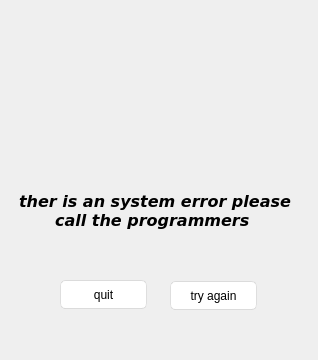
<?xml version="1.0" encoding="UTF-8"?>
<ui version="4.0">
 <class>Form</class>
 <widget class="QWidget" name="Form">
  <property name="geometry">
   <rect>
    <x>0</x>
    <y>0</y>
    <width>318</width>
    <height>360</height>
   </rect>
  </property>
  <property name="minimumSize">
   <size>
    <width>318</width>
    <height>360</height>
   </size>
  </property>
  <property name="maximumSize">
   <size>
    <width>318</width>
    <height>360</height>
   </size>
  </property>
  <property name="windowTitle">
   <string>Form</string>
  </property>
  <property name="styleSheet">
   <string notr="true">/*
Aqua Style Sheet for QT Applications
Author: Jaime A. Quiroga P.
Company: GTRONICK
Last updated: 22/01/2019, 07:55.
Available at: https://github.com/GTRONICK/QSS/blob/master/Aqua.qss
*/
QMainWindow {
	background-color:#ececec;
}
QTextEdit {
	border-width: 1px;
	border-style: solid;
	border-color: qlineargradient(spread:pad, x1:0.5, y1:1, x2:0.5, y2:0, stop:0 rgba(0, 113, 255, 255), stop:1 rgba(91, 171, 252, 255));
}
QPlainTextEdit {
	border-width: 1px;
	border-style: solid;
	border-color: qlineargradient(spread:pad, x1:0.5, y1:1, x2:0.5, y2:0, stop:0 rgba(0, 113, 255, 255), stop:1 rgba(91, 171, 252, 255));
}
QToolButton {
	border-style: solid;
	border-top-color: qlineargradient(spread:pad, x1:0.5, y1:1, x2:0.5, y2:0, stop:0 rgb(215, 215, 215), stop:1 rgb(222, 222, 222));
	border-right-color: qlineargradient(spread:pad, x1:0, y1:0.5, x2:1, y2:0.5, stop:0 rgb(217, 217, 217), stop:1 rgb(227, 227, 227));
	border-left-color: qlineargradient(spread:pad, x1:0, y1:0.5, x2:1, y2:0.5, stop:0 rgb(227, 227, 227), stop:1 rgb(217, 217, 217));
	border-bottom-color: qlineargradient(spread:pad, x1:0.5, y1:1, x2:0.5, y2:0, stop:0 rgb(215, 215, 215), stop:1 rgb(222, 222, 222));
	border-width: 1px;
	border-radius: 5px;
	color: rgb(0,0,0);
	padding: 2px;
	background-color: rgb(255,255,255);
}
QToolButton:hover{
	border-style: solid;
	border-top-color: qlineargradient(spread:pad, x1:0.5, y1:1, x2:0.5, y2:0, stop:0 rgb(195, 195, 195), stop:1 rgb(222, 222, 222));
	border-right-color: qlineargradient(spread:pad, x1:0, y1:0.5, x2:1, y2:0.5, stop:0 rgb(197, 197, 197), stop:1 rgb(227, 227, 227));
	border-left-color: qlineargradient(spread:pad, x1:0, y1:0.5, x2:1, y2:0.5, stop:0 rgb(227, 227, 227), stop:1 rgb(197, 197, 197));
	border-bottom-color: qlineargradient(spread:pad, x1:0.5, y1:1, x2:0.5, y2:0, stop:0 rgb(195, 195, 195), stop:1 rgb(222, 222, 222));
	border-width: 1px;
	border-radius: 5px;
	color: rgb(0,0,0);
	padding: 2px;
	background-color: rgb(255,255,255);
}
QToolButton:pressed{
	border-style: solid;
	border-top-color: qlineargradient(spread:pad, x1:0.5, y1:1, x2:0.5, y2:0, stop:0 rgb(215, 215, 215), stop:1 rgb(222, 222, 222));
	border-right-color: qlineargradient(spread:pad, x1:0, y1:0.5, x2:1, y2:0.5, stop:0 rgb(217, 217, 217), stop:1 rgb(227, 227, 227));
	border-left-color: qlineargradient(spread:pad, x1:0, y1:0.5, x2:1, y2:0.5, stop:0 rgb(227, 227, 227), stop:1 rgb(217, 217, 217));
	border-bottom-color: qlineargradient(spread:pad, x1:0.5, y1:1, x2:0.5, y2:0, stop:0 rgb(215, 215, 215), stop:1 rgb(222, 222, 222));
	border-width: 1px;
	border-radius: 5px;
	color: rgb(0,0,0);
	padding: 2px;
	background-color: rgb(142,142,142);
}
QPushButton{
	border-style: solid;
	border-top-color: qlineargradient(spread:pad, x1:0.5, y1:1, x2:0.5, y2:0, stop:0 rgb(215, 215, 215), stop:1 rgb(222, 222, 222));
	border-right-color: qlineargradient(spread:pad, x1:0, y1:0.5, x2:1, y2:0.5, stop:0 rgb(217, 217, 217), stop:1 rgb(227, 227, 227));
	border-left-color: qlineargradient(spread:pad, x1:0, y1:0.5, x2:1, y2:0.5, stop:0 rgb(227, 227, 227), stop:1 rgb(217, 217, 217));
	border-bottom-color: qlineargradient(spread:pad, x1:0.5, y1:1, x2:0.5, y2:0, stop:0 rgb(215, 215, 215), stop:1 rgb(222, 222, 222));
	border-width: 1px;
	border-radius: 5px;
	color: rgb(0,0,0);
	padding: 2px;
	background-color: rgb(255,255,255);
}
QPushButton::default{
	border-style: solid;
	border-top-color: qlineargradient(spread:pad, x1:0.5, y1:1, x2:0.5, y2:0, stop:0 rgb(215, 215, 215), stop:1 rgb(222, 222, 222));
	border-right-color: qlineargradient(spread:pad, x1:0, y1:0.5, x2:1, y2:0.5, stop:0 rgb(217, 217, 217), stop:1 rgb(227, 227, 227));
	border-left-color: qlineargradient(spread:pad, x1:0, y1:0.5, x2:1, y2:0.5, stop:0 rgb(227, 227, 227), stop:1 rgb(217, 217, 217));
	border-bottom-color: qlineargradient(spread:pad, x1:0.5, y1:1, x2:0.5, y2:0, stop:0 rgb(215, 215, 215), stop:1 rgb(222, 222, 222));
	border-width: 1px;
	border-radius: 5px;
	color: rgb(0,0,0);
	padding: 2px;
	background-color: rgb(255,255,255);
}
QPushButton:hover{
	border-style: solid;
	border-top-color: qlineargradient(spread:pad, x1:0.5, y1:1, x2:0.5, y2:0, stop:0 rgb(195, 195, 195), stop:1 rgb(222, 222, 222));
	border-right-color: qlineargradient(spread:pad, x1:0, y1:0.5, x2:1, y2:0.5, stop:0 rgb(197, 197, 197), stop:1 rgb(227, 227, 227));
	border-left-color: qlineargradient(spread:pad, x1:0, y1:0.5, x2:1, y2:0.5, stop:0 rgb(227, 227, 227), stop:1 rgb(197, 197, 197));
	border-bottom-color: qlineargradient(spread:pad, x1:0.5, y1:1, x2:0.5, y2:0, stop:0 rgb(195, 195, 195), stop:1 rgb(222, 222, 222));
	border-width: 1px;
	border-radius: 5px;
	color: rgb(0,0,0);
	padding: 2px;
	/*background-color: rgb(255,255,255);*/
	background-color: qlineargradient(spread:pad, x1:0.5, y1:1, x2:0.5, y2:0, stop:0 rgba(0, 113, 255, 255), stop:1 rgba(91, 171, 252, 255));
}
QPushButton:pressed{
	border-style: solid;
	border-top-color: qlineargradient(spread:pad, x1:0.5, y1:1, x2:0.5, y2:0, stop:0 rgb(215, 215, 215), stop:1 rgb(222, 222, 222));
	border-right-color: qlineargradient(spread:pad, x1:0, y1:0.5, x2:1, y2:0.5, stop:0 rgb(217, 217, 217), stop:1 rgb(227, 227, 227));
	border-left-color: qlineargradient(spread:pad, x1:0, y1:0.5, x2:1, y2:0.5, stop:0 rgb(227, 227, 227), stop:1 rgb(217, 217, 217));
	border-bottom-color: qlineargradient(spread:pad, x1:0.5, y1:1, x2:0.5, y2:0, stop:0 rgb(215, 215, 215), stop:1 rgb(222, 222, 222));
	border-width: 1px;
	border-radius: 5px;
	color: rgb(0,0,0);
	padding: 2px;
	background-color: rgb(142,142,142);
}
QPushButton:disabled{
	border-style: solid;
	border-top-color: qlineargradient(spread:pad, x1:0.5, y1:1, x2:0.5, y2:0, stop:0 rgb(215, 215, 215), stop:1 rgb(222, 222, 222));
	border-right-color: qlineargradient(spread:pad, x1:0, y1:0.5, x2:1, y2:0.5, stop:0 rgb(217, 217, 217), stop:1 rgb(227, 227, 227));
	border-left-color: qlineargradient(spread:pad, x1:0, y1:0.5, x2:1, y2:0.5, stop:0 rgb(227, 227, 227), stop:1 rgb(217, 217, 217));
	border-bottom-color: qlineargradient(spread:pad, x1:0.5, y1:1, x2:0.5, y2:0, stop:0 rgb(215, 215, 215), stop:1 rgb(222, 222, 222));
	border-width: 1px;
	border-radius: 5px;
	color: #808086;
	padding: 2px;
	background-color: rgb(142,142,142);
}
QLineEdit {
	border-width: 1px; border-radius: 4px;
	border-style: solid;
	border-color: qlineargradient(spread:pad, x1:0.5, y1:1, x2:0.5, y2:0, stop:0 rgba(0, 113, 255, 255), stop:1 rgba(91, 171, 252, 255));
}
QLabel {
	color: #000000;
}
QLCDNumber {
	color: rgb(0, 113, 255, 255);
}
QProgressBar {
	text-align: center;
	color: rgb(240, 240, 240);
	border-width: 1px; 
	border-radius: 10px;
	border-color: rgb(230, 230, 230);
	border-style: solid;
	background-color:rgb(207,207,207);
}
QProgressBar::chunk {
	background-color: qlineargradient(spread:pad, x1:0.5, y1:1, x2:0.5, y2:0, stop:0 rgba(49, 147, 250, 255), stop:1 rgba(34, 142, 255, 255));
	border-radius: 10px;
}
QMenuBar {
	background-color: qlineargradient(spread:pad, x1:0.5, y1:1, x2:0.5, y2:0, stop:0 rgba(207, 209, 207, 255), stop:1 rgba(230, 229, 230, 255));
}
QMenuBar::item {
	color: #000000;
  	spacing: 3px;
  	padding: 1px 4px;
	background-color: qlineargradient(spread:pad, x1:0.5, y1:1, x2:0.5, y2:0, stop:0 rgba(207, 209, 207, 255), stop:1 rgba(230, 229, 230, 255));
}

QMenuBar::item:selected {
  	background-color: qlineargradient(spread:pad, x1:0.5, y1:1, x2:0.5, y2:0, stop:0 rgba(0, 113, 255, 255), stop:1 rgba(91, 171, 252, 255));
	color: #FFFFFF;
}
QMenu::item:selected {
	border-style: solid;
	border-top-color: transparent;
	border-right-color: transparent;
	border-left-color: qlineargradient(spread:pad, x1:0.5, y1:1, x2:0.5, y2:0, stop:0 rgba(0, 113, 255, 255), stop:1 rgba(91, 171, 252, 255));
	border-bottom-color: transparent;
	border-left-width: 2px;
	color: #000000;
	padding-left:15px;
	padding-top:4px;
	padding-bottom:4px;
	padding-right:7px;
}
QMenu::item {
	border-style: solid;
	border-top-color: transparent;
	border-right-color: transparent;
	border-left-color: transparent;
	border-bottom-color: transparent;
	border-bottom-width: 1px;
	color: #000000;
	padding-left:17px;
	padding-top:4px;
	padding-bottom:4px;
	padding-right:7px;
}
QTabWidget {
	color:rgb(0,0,0);
	background-color:#000000;
}
QTabWidget::pane {
		border-color: rgb(223,223,223);
		background-color:rgb(226,226,226);
		border-style: solid;
		border-width: 2px;
    	border-radius: 6px;
}
QTabBar::tab:first {
	border-style: solid;
	border-left-width:1px;
	border-right-width:0px;
	border-top-width:1px;
	border-bottom-width:1px;
	border-top-color: rgb(209,209,209);
	border-left-color: qlineargradient(spread:pad, x1:0.5, y1:1, x2:0.5, y2:0, stop:0 rgba(209, 209, 209, 209), stop:1 rgba(229, 229, 229, 229));
	border-bottom-color: rgb(229,229,229);
	border-top-left-radius: 4px;
	border-bottom-left-radius: 4px;
	color: #000000;
	padding: 3px;
	margin-left:0px;
	background-color: qlineargradient(spread:pad, x1:0.5, y1:1, x2:0.5, y2:0, stop:0 rgba(247, 247, 247, 255), stop:1 rgba(255, 255, 255, 255));
}
QTabBar::tab:last {
	border-style: solid;
	border-width:1px;
	border-top-color: rgb(209,209,209);
	border-left-color: qlineargradient(spread:pad, x1:0.5, y1:1, x2:0.5, y2:0, stop:0 rgba(209, 209, 209, 209), stop:1 rgba(229, 229, 229, 229));
	border-right-color: qlineargradient(spread:pad, x1:0.5, y1:1, x2:0.5, y2:0, stop:0 rgba(209, 209, 209, 209), stop:1 rgba(229, 229, 229, 229));
	border-bottom-color: rgb(229,229,229);
	border-top-right-radius: 4px;
	border-bottom-right-radius: 4px;
	color: #000000;
	padding: 3px;
	margin-left:0px;
	background-color: qlineargradient(spread:pad, x1:0.5, y1:1, x2:0.5, y2:0, stop:0 rgba(247, 247, 247, 255), stop:1 rgba(255, 255, 255, 255));
}
QTabBar::tab {
	border-style: solid;
	border-top-width:1px;
	border-bottom-width:1px;
	border-left-width:1px;
	border-top-color: rgb(209,209,209);
	border-left-color: qlineargradient(spread:pad, x1:0.5, y1:1, x2:0.5, y2:0, stop:0 rgba(209, 209, 209, 209), stop:1 rgba(229, 229, 229, 229));
	border-bottom-color: rgb(229,229,229);
	color: #000000;
	padding: 3px;
	margin-left:0px;
	background-color: qlineargradient(spread:pad, x1:0.5, y1:1, x2:0.5, y2:0, stop:0 rgba(247, 247, 247, 255), stop:1 rgba(255, 255, 255, 255));
}
QTabBar::tab:selected, QTabBar::tab:last:selected, QTabBar::tab:hover {
  	border-style: solid;
  	border-left-width:1px;
	border-right-color: transparent;
	border-top-color: rgb(209,209,209);
	border-left-color: qlineargradient(spread:pad, x1:0.5, y1:1, x2:0.5, y2:0, stop:0 rgba(209, 209, 209, 209), stop:1 rgba(229, 229, 229, 229));
	border-bottom-color: rgb(229,229,229);
	color: #FFFFFF;
	padding: 3px;
	margin-left:0px;
	background-color: qlineargradient(spread:pad, x1:0.5, y1:1, x2:0.5, y2:0, stop:0 rgba(0, 113, 255, 255), stop:1 rgba(91, 171, 252, 255));
}

QTabBar::tab:selected, QTabBar::tab:first:selected, QTabBar::tab:hover {
  	border-style: solid;
  	border-left-width:1px;
  	border-bottom-width:1px;
  	border-top-width:1px;
	border-right-color: transparent;
	border-top-color: rgb(209,209,209);
	border-left-color: qlineargradient(spread:pad, x1:0.5, y1:1, x2:0.5, y2:0, stop:0 rgba(209, 209, 209, 209), stop:1 rgba(229, 229, 229, 229));
	border-bottom-color: rgb(229,229,229);
	color: #FFFFFF;
	padding: 3px;
	margin-left:0px;
	background-color: qlineargradient(spread:pad, x1:0.5, y1:1, x2:0.5, y2:0, stop:0 rgba(0, 113, 255, 255), stop:1 rgba(91, 171, 252, 255));
}

QCheckBox {
	color: #000000;
	padding: 2px;
}
QCheckBox:disabled {
	color: #808086;
	padding: 2px;
}

QCheckBox:hover {
	border-radius:4px;
	border-style:solid;
	padding-left: 1px;
	padding-right: 1px;
	padding-bottom: 1px;
	padding-top: 1px;
	border-width:1px;
	border-color: transparent;
}
QCheckBox::indicator:checked {

	height: 10px;
	width: 10px;
	border-style:solid;
	border-width: 1px;
	border-color: qlineargradient(spread:pad, x1:0.5, y1:1, x2:0.5, y2:0, stop:0 rgba(0, 113, 255, 255), stop:1 rgba(91, 171, 252, 255));
	color: #000000;
	background-color: qlineargradient(spread:pad, x1:0.5, y1:1, x2:0.5, y2:0, stop:0 rgba(0, 113, 255, 255), stop:1 rgba(91, 171, 252, 255));
}
QCheckBox::indicator:unchecked {

	height: 10px;
	width: 10px;
	border-style:solid;
	border-width: 1px;
	border-color: qlineargradient(spread:pad, x1:0.5, y1:1, x2:0.5, y2:0, stop:0 rgba(0, 113, 255, 255), stop:1 rgba(91, 171, 252, 255));
	color: #000000;
}
QRadioButton {
	color: 000000;
	padding: 1px;
}
QRadioButton::indicator:checked {
	height: 10px;
	width: 10px;
	border-style:solid;
	border-radius:5px;
	border-width: 1px;
	border-color: qlineargradient(spread:pad, x1:0.5, y1:1, x2:0.5, y2:0, stop:0 rgba(0, 113, 255, 255), stop:1 rgba(91, 171, 252, 255));
	color: #a9b7c6;
	background-color: qlineargradient(spread:pad, x1:0.5, y1:1, x2:0.5, y2:0, stop:0 rgba(0, 113, 255, 255), stop:1 rgba(91, 171, 252, 255));
}
QRadioButton::indicator:!checked {
	height: 10px;
	width: 10px;
	border-style:solid;
	border-radius:5px;
	border-width: 1px;
	border-color: qlineargradient(spread:pad, x1:0.5, y1:1, x2:0.5, y2:0, stop:0 rgba(0, 113, 255, 255), stop:1 rgba(91, 171, 252, 255));
	color: #a9b7c6;
	background-color: transparent;
}
QStatusBar {
	color:#027f7f;
}
QSpinBox {
	border-style: solid;
	border-width: 1px;
	border-color: qlineargradient(spread:pad, x1:0.5, y1:1, x2:0.5, y2:0, stop:0 rgba(0, 113, 255, 255), stop:1 rgba(91, 171, 252, 255));
}
QDoubleSpinBox {
	border-style: solid;
	border-width: 1px;
	border-color: qlineargradient(spread:pad, x1:0.5, y1:1, x2:0.5, y2:0, stop:0 rgba(0, 113, 255, 255), stop:1 rgba(91, 171, 252, 255));
}
QTimeEdit {
	border-style: solid;
	border-width: 1px;
	border-color: qlineargradient(spread:pad, x1:0.5, y1:1, x2:0.5, y2:0, stop:0 rgba(0, 113, 255, 255), stop:1 rgba(91, 171, 252, 255));
}
QDateTimeEdit {
	border-style: solid;
	border-width: 1px;
	border-color: qlineargradient(spread:pad, x1:0.5, y1:1, x2:0.5, y2:0, stop:0 rgba(0, 113, 255, 255), stop:1 rgba(91, 171, 252, 255));
}
QDateEdit {
	border-style: solid;
	border-width: 1px;
	border-color: qlineargradient(spread:pad, x1:0.5, y1:1, x2:0.5, y2:0, stop:0 rgba(0, 113, 255, 255), stop:1 rgba(91, 171, 252, 255));
}

QToolBox {
	color: #a9b7c6;
	background-color:#000000;
}
QToolBox::tab {
	color: #a9b7c6;
	background-color:#000000;
}
QToolBox::tab:selected {
	color: #FFFFFF;
	background-color:#000000;
}
QScrollArea {
	color: #FFFFFF;
	background-color:#000000;
}
QSlider::groove:horizontal {
	height: 5px;
	background-color: qlineargradient(spread:pad, x1:0.5, y1:1, x2:0.5, y2:0, stop:0 rgba(49, 147, 250, 255), stop:1 rgba(34, 142, 255, 255));
}
QSlider::groove:vertical {
	width: 5px;
	background-color: qlineargradient(spread:pad, x1:0.5, y1:1, x2:0.5, y2:0, stop:0 rgba(49, 147, 250, 255), stop:1 rgba(34, 142, 255, 255));
}
QSlider::handle:horizontal {
	background: rgb(253,253,253);
	border-style: solid;
	border-width: 1px;
	border-color: rgb(207,207,207);
	width: 12px;
	margin: -5px 0;
	border-radius: 7px;
}
QSlider::handle:vertical {
	background: rgb(253,253,253);
	border-style: solid;
	border-width: 1px;
	border-color: rgb(207,207,207);
	height: 12px;
	margin: 0 -5px;
	border-radius: 7px;
}
QSlider::add-page:horizontal {
    background: rgb(181,181,181);
}
QSlider::add-page:vertical {
    background: rgb(181,181,181);
}
QSlider::sub-page:horizontal {
    background-color: qlineargradient(spread:pad, x1:0.5, y1:1, x2:0.5, y2:0, stop:0 rgba(49, 147, 250, 255), stop:1 rgba(34, 142, 255, 255));
}
QSlider::sub-page:vertical {
    background-color: qlineargradient(spread:pad, y1:0.5, x1:1, y2:0.5, x2:0, stop:0 rgba(49, 147, 250, 255), stop:1 rgba(34, 142, 255, 255));
}
QScrollBar:horizontal {
	max-height: 20px;
	border: 1px transparent grey;
	margin: 0px 20px 0px 20px;
}
QScrollBar:vertical {
	max-width: 20px;
	border: 1px transparent grey;
	margin: 20px 0px 20px 0px;
}
QScrollBar::handle:horizontal {
	background: rgb(253,253,253);
	border-style: solid;
	border-width: 1px;
	border-color: rgb(207,207,207);
	border-radius: 7px;
	min-width: 25px;
}
QScrollBar::handle:horizontal:hover {
	background: rgb(253,253,253);
	border-style: solid;
	border-width: 1px;
	border-color: rgb(147, 200, 200);
	border-radius: 7px;
	min-width: 25px;
}
QScrollBar::handle:vertical {
	background: rgb(253,253,253);
	border-style: solid;
	border-width: 1px;
	border-color: rgb(207,207,207);
	border-radius: 7px;
	min-height: 25px;
}
QScrollBar::handle:vertical:hover {
	background: rgb(253,253,253);
	border-style: solid;
	border-width: 1px;
	border-color: rgb(147, 200, 200);
	border-radius: 7px;
	min-height: 25px;
}
QScrollBar::add-line:horizontal {
   border: 2px transparent grey;
   border-top-right-radius: 7px;
   border-bottom-right-radius: 7px;
   background: rgba(34, 142, 255, 255);
   width: 20px;
   subcontrol-position: right;
   subcontrol-origin: margin;
}
QScrollBar::add-line:horizontal:pressed {
   border: 2px transparent grey;
   border-top-right-radius: 7px;
   border-bottom-right-radius: 7px;
   background: rgb(181,181,181);
   width: 20px;
   subcontrol-position: right;
   subcontrol-origin: margin;
}
QScrollBar::add-line:vertical {
   border: 2px transparent grey;
   border-bottom-left-radius: 7px;
   border-bottom-right-radius: 7px;
   background: rgba(34, 142, 255, 255);
   height: 20px;
   subcontrol-position: bottom;
   subcontrol-origin: margin;
}
QScrollBar::add-line:vertical:pressed {
   border: 2px transparent grey;
   border-bottom-left-radius: 7px;
   border-bottom-right-radius: 7px;
   background: rgb(181,181,181);
   height: 20px;
   subcontrol-position: bottom;
   subcontrol-origin: margin;
}
QScrollBar::sub-line:horizontal {
   border: 2px transparent grey;
   border-top-left-radius: 7px;
   border-bottom-left-radius: 7px;
   background: rgba(34, 142, 255, 255);
   width: 20px;
   subcontrol-position: left;
   subcontrol-origin: margin;
}
QScrollBar::sub-line:horizontal:pressed {
   border: 2px transparent grey;
   border-top-left-radius: 7px;
   border-bottom-left-radius: 7px;
   background: rgb(181,181,181);
   width: 20px;
   subcontrol-position: left;
   subcontrol-origin: margin;
}
QScrollBar::sub-line:vertical {
   border: 2px transparent grey;
   border-top-left-radius: 7px;
   border-top-right-radius: 7px;
   background: rgba(34, 142, 255, 255);
   height: 20px;
   subcontrol-position: top;
   subcontrol-origin: margin;
}
QScrollBar::sub-line:vertical:pressed {
   border: 2px transparent grey;
   border-top-left-radius: 7px;
   border-top-right-radius: 7px;
   background: rgb(181,181,181);
   height: 20px;
   subcontrol-position: top;
   subcontrol-origin: margin;
}
QScrollBar::left-arrow:horizontal {
   border: 1px transparent grey;
   border-top-left-radius: 3px;
   border-bottom-left-radius: 3px;
   width: 6px;
   height: 6px;
   background: white;
}
QScrollBar::right-arrow:horizontal {
   border: 1px transparent grey;
   border-top-right-radius: 3px;
   border-bottom-right-radius: 3px;
   width: 6px;
   height: 6px;
   background: white;
}
QScrollBar::up-arrow:vertical {
   border: 1px transparent grey;
   border-top-left-radius: 3px;
   border-top-right-radius: 3px;
   width: 6px;
   height: 6px;
   background: white;
}
QScrollBar::down-arrow:vertical {
   border: 1px transparent grey;
   border-bottom-left-radius: 3px;
   border-bottom-right-radius: 3px;
   width: 6px;
   height: 6px;
   background: white;
}
QScrollBar::add-page:horizontal, QScrollBar::sub-page:horizontal {
   background: none;
}
QScrollBar::add-page:vertical, QScrollBar::sub-page:vertical {
   background: none;
}</string>
  </property>
  <widget class="QPushButton" name="report">
   <property name="geometry">
    <rect>
     <x>170</x>
     <y>281</y>
     <width>87</width>
     <height>29</height>
    </rect>
   </property>
   <property name="text">
    <string>try again</string>
   </property>
  </widget>
  <widget class="QPushButton" name="exit_btn">
   <property name="geometry">
    <rect>
     <x>60</x>
     <y>280</y>
     <width>87</width>
     <height>29</height>
    </rect>
   </property>
   <property name="text">
    <string>quit</string>
   </property>
  </widget>
  <widget class="QLabel" name="label">
   <property name="geometry">
    <rect>
     <x>59</x>
     <y>30</y>
     <width>201</width>
     <height>141</height>
    </rect>
   </property>
   <property name="text">
    <string/>
   </property>
  </widget>
  <widget class="QLabel" name="label_2">
   <property name="geometry">
    <rect>
     <x>10</x>
     <y>170</y>
     <width>290</width>
     <height>81</height>
    </rect>
   </property>
   <property name="font">
    <font>
     <family>DejaVu Sans</family>
     <pointsize>12</pointsize>
     <weight>75</weight>
     <italic>true</italic>
     <bold>true</bold>
    </font>
   </property>
   <property name="text">
    <string>ther is an system error please call the programmers </string>
   </property>
   <property name="scaledContents">
    <bool>false</bool>
   </property>
   <property name="alignment">
    <set>Qt::AlignCenter</set>
   </property>
   <property name="wordWrap">
    <bool>true</bool>
   </property>
  </widget>
 </widget>
 <resources/>
 <connections/>
</ui>
